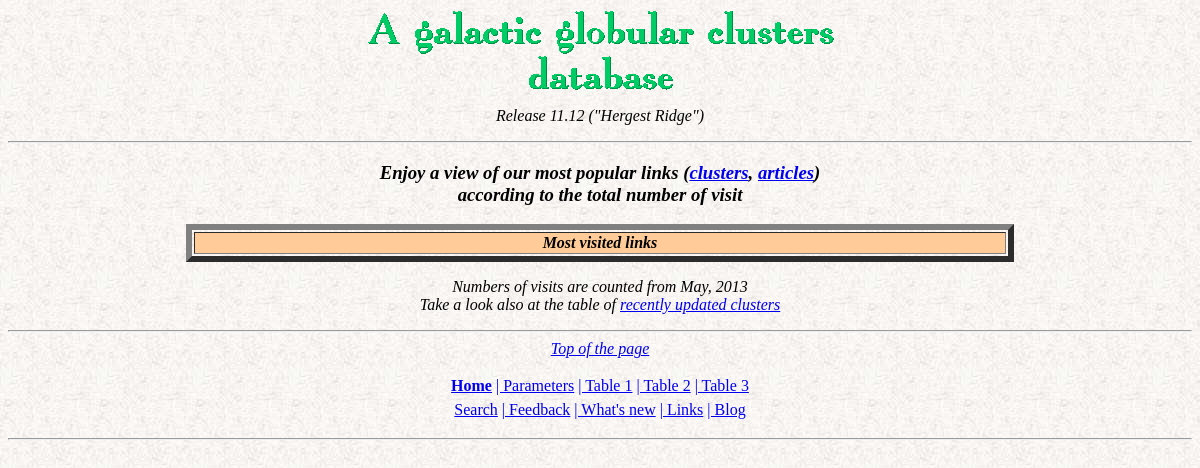
/vlinks.php, run on an earlier commit of the app's database.
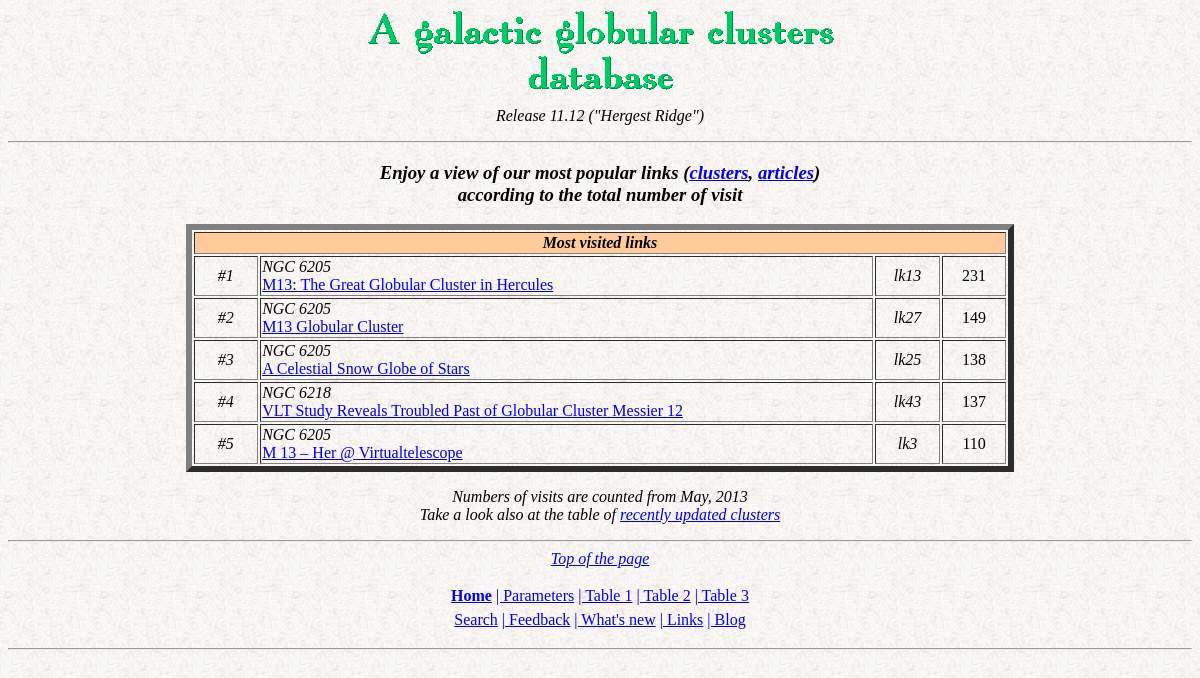
And on a later commit of the database.
### tables this page shows
CREATE TABLE `linkspage` (
  `ID` varchar(20) NOT NULL DEFAULT '',
  `linkname` tinytext NOT NULL,
  `ldescr` mediumtext,
  `linkaddr` varchar(200) NOT NULL,
  `linkimage` varchar(200) DEFAULT NULL,
  `linkdate` date DEFAULT NULL,
  `num` smallint(6) NOT NULL,
  `cache` varchar(80) DEFAULT NULL,
  `numvis` int(11) NOT NULL DEFAULT '0',
  `credits` tinytext NOT NULL
);

### vlinks.php (the view, shortened to what this page needs)
<html>
<head><title>GGCs database: "Top 25 links"</title></head>
<body background="backgr2.jpg" vlink="#3333CC">
<?php include 'inte2.php'?>
<center>
<h3><i>Enjoy a view of our most popular links
        (<a href="vclusters.php">clusters</a>,
        <a href="vbiblio.php">articles</a>)
        <br> according to the total number of visit</i></h3>
<p>
<?php
$querylink2 = "SELECT * FROM linkspage ORDER BY numvis DESC LIMIT 25";
$res_visited = mysql_query($querylink2) or die("Query failed");
?>
<table border=6 width=70%><tr>
<td bgcolor="#FFCC99" align="center" width=100% colspan="4"><i><b>
Most visited links</b>
</td></tr>
<?
$nvisited=1;
while ($l_visited = mysql_fetch_array($res_visited)){
echo '<tr><td width="8%" align=center><i>';
echo '#'.$nvisited;
echo '</i></td>';
echo "<td><i>$l_visited[0]</i><br>";
print "<a href=\"singlelink.php?idart=" . $l_visited[6]. "\">" . $l_visited[1] . "</a>
</td>";
echo "<td width=\"8%\" align=\"center\"><i>lk$l_visited[6]</i></td>";
echo '<i><td width="8%" align=center> ';
echo $l_visited[8];
print "</td></tr>\n";
$nvisited++;
}
?>
</table>
<p>
<i>
Numbers of visits are counted from May, 2013<br>
Take a look also at the table of <a href="uclusters.php">recently updated clusters</a></i>
</center>
<p>
</body>
</html>

What changed in the data, as far as the page shows it:
added linkspage: ID "NGC 6205", linkname "M13: The Great Globular Cluster in Hercules", num "13", numvis "231"
added linkspage: ID "NGC 6205", linkname "M13 Globular Cluster", num "27", numvis "149"
added linkspage: ID "NGC 6205", linkname "A Celestial Snow Globe of Stars", num "25", numvis "138"
added linkspage: ID "NGC 6218", linkname "VLT Study Reveals Troubled Past of Globular Cluster Messier 12", num "43", numvis "137"
added linkspage: ID "NGC 6205", linkname "M 13 – Her @ Virtualtelescope", num "3", numvis "110"
